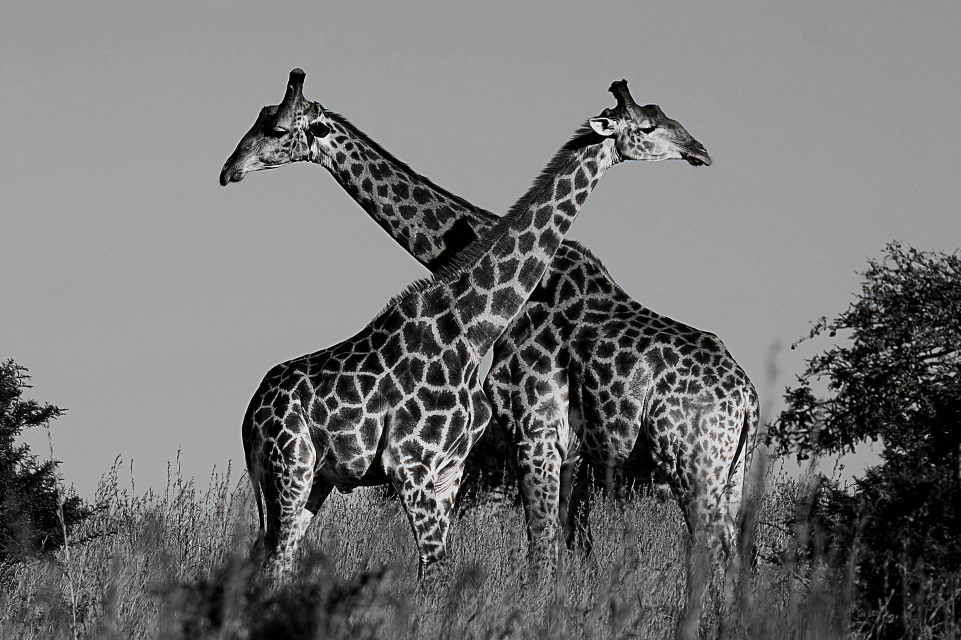
%> input picture Game1/Assets/images/Level-2/L2_Q2/img.jpg, 1921 x 1280 px (shown at 1/2 size)
$ octave gridding.m   (GNU Octave 9; MATLAB toolbox functions it lacks are replaced by stand-ins)
%> lines starting %> are read from the running program, lines starting %| are printed output that depends on the picture; in (x1, y1, x2, y2) boxes, pixels count from 0 and x2, y2 are one past the last pixel; in counts of white or black regions, pixels touching at a corner belong together; the program's own positions count from 1
img = imread('img.jpg');  %# Load a sample 3-D RGB image
%> img is the input picture: size 1280x1921x3 uint8; mean R, G, B 115.9, 115.8, 115.7

% [5 lines of commented-out code are left out]

w = 70;

x = 550;
y = 250;
a = img(x:x+w,y:y+w,:);
imwrite(a,'p1.jpg');
img(x:x+w,y:y+w,:) = 255;
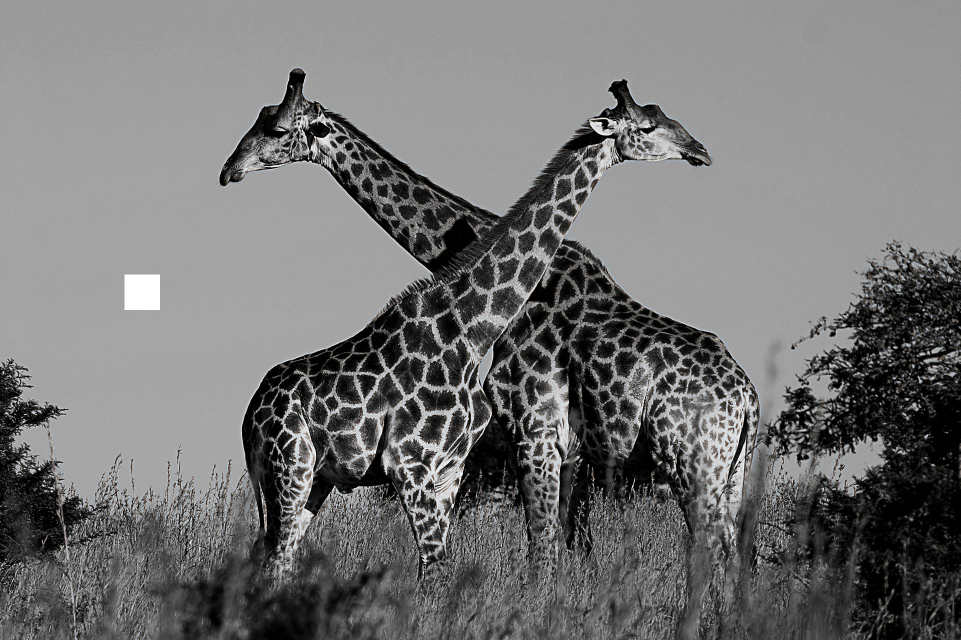
%> img: size 1280x1921x3 uint8 (shown at 1/2 size); 0.21% of pixels changed, all inside (x1, y1, x2, y2) = (249, 549, 320, 620)

x = 350;
y = 500;
a = img(x:x+w,y:y+w,:);
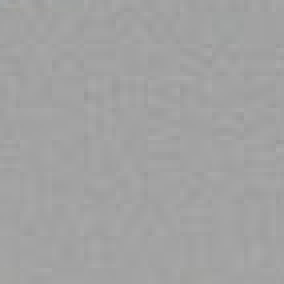
%> a: size 71x71x3 uint8 (shown 4 times larger); mean R, G, B 162, 162, 162
imwrite(a,'p2.jpg');
img(x:x+w,y:y+w,:) = 255;

x = 150;
y = 150;
a = img(x:x+w,y:y+w,:);
imwrite(a,'p3.jpg');
img(x:x+w,y:y+w,:) = 255;

x = 400;
y = 200;
a = img(x:x+w,y:y+w,:);
imwrite(a,'p4.jpg');
img(x:x+w,y:y+w,:) = 255;

x = 200;
y = 400;
a = img(x:x+w,y:y+w,:);
imwrite(a,'p5.jpg');
img(x:x+w,y:y+w,:) = 255;
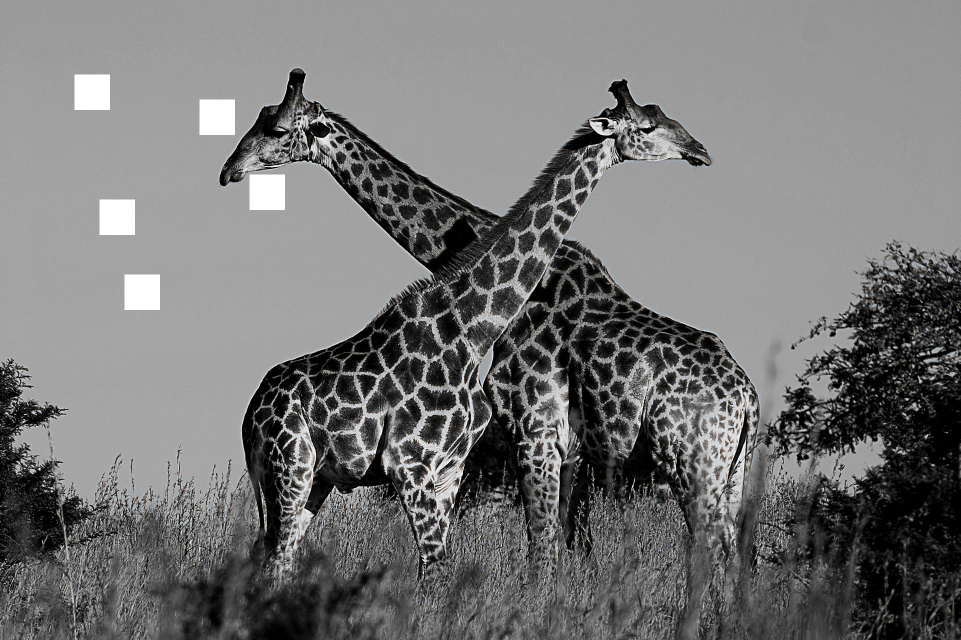
%> img: size 1280x1921x3 uint8 (shown at 1/2 size); mean R, G, B 116.9, 116.8, 116.6

imshow(img);

imshow(img)
imwrite(img,'n.jpg');
